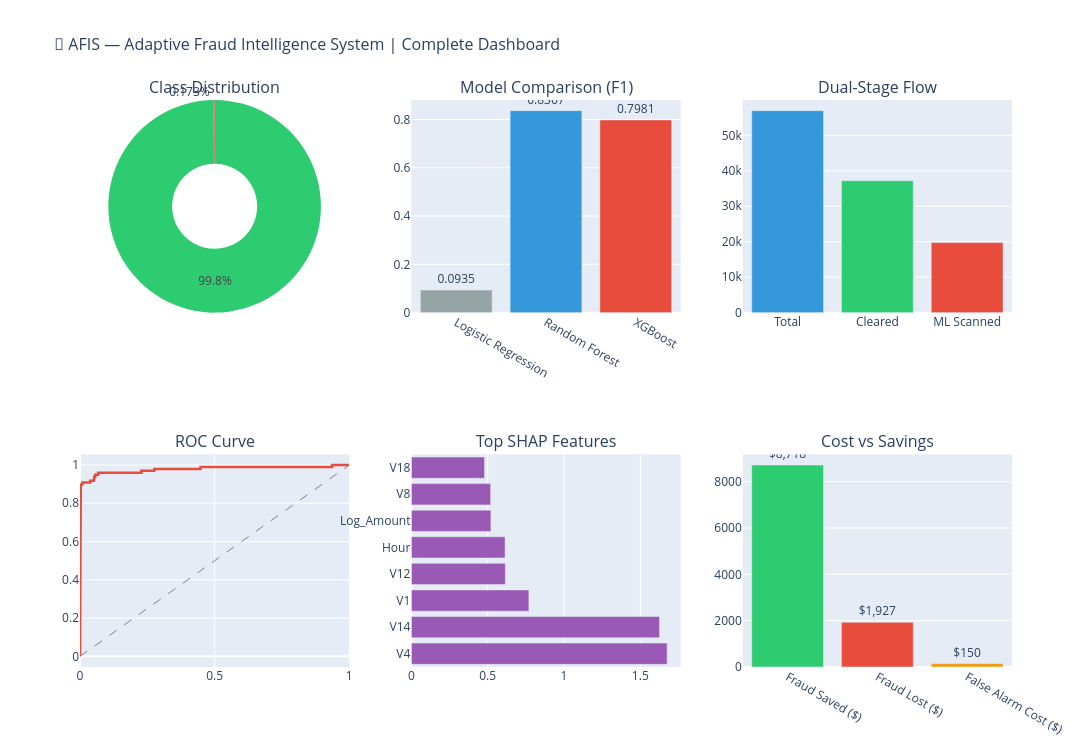

The cell this chart's notebook holds for it:
### Markdown cell above
##  Summary

### Code cell
# ── Final Summary Dashboard ───────────────────────────
fig = make_subplots(
    rows=2, cols=3,
    subplot_titles=[
        'Class Distribution', 'Model Comparison (F1)',
        'Dual-Stage Flow', 'ROC Curve',
        'Top SHAP Features', 'Cost vs Savings'
    ],
    specs=[
        [{'type':'pie'}, {'type':'bar'}, {'type':'bar'}],
        [{'type':'scatter'}, {'type':'bar'}, {'type':'bar'}]
    ]
)

# 1. Pie
fig.add_trace(go.Pie(
    labels=['Legitimate', 'Fraud'],
    values=df['Class'].value_counts().values,
    marker_colors=['#2ecc71', '#e74c3c'],
    hole=0.4
), row=1, col=1)

# 2. Model F1 comparison
fig.add_trace(go.Bar(
    x=list(results.keys()),
    y=[r['f1'] for r in results.values()],
    marker_color=['#95a5a6', '#3498db', '#e74c3c'],
    text=[f"{r['f1']:.4f}" for r in results.values()],
    textposition='outside'
), row=1, col=2)

# 3. Pipeline flow
fig.add_trace(go.Bar(
    x=['Total', 'Cleared', 'ML Scanned'],
    y=[pipeline_results['n_total'], pipeline_results['n_cleared'], pipeline_results['n_flagged']],
    marker_color=['#3498db', '#2ecc71', '#e74c3c']
), row=1, col=3)

# 4. ROC curve
fpr, tpr, _ = roc_curve(y_test, best_y_proba)
fig.add_trace(go.Scatter(
    x=fpr, y=tpr, mode='lines',
    name=f'AUC={auc_val:.4f}',
    line=dict(color='#e74c3c', width=2.5)
), row=2, col=1)
fig.add_trace(go.Scatter(
    x=[0,1], y=[0,1], mode='lines',
    line=dict(color='gray', dash='dash', width=1)
), row=2, col=1)

# 5. Top SHAP features
mean_shap   = np.abs(shap_values).mean(axis=0)
shap_df     = pd.DataFrame({'feature': feature_names, 'importance': mean_shap})
shap_top    = shap_df.sort_values('importance', ascending=False).head(8)
fig.add_trace(go.Bar(
    x=shap_top['importance'], y=shap_top['feature'],
    orientation='h', marker_color='#9b59b6'
), row=2, col=2)

# 6. Cost vs Savings
fig.add_trace(go.Bar(
    x=['Fraud Saved ($)', 'Fraud Lost ($)', 'False Alarm Cost ($)'],
    y=[tp_saved, fn_cost, fp_cost],
    marker_color=['#2ecc71', '#e74c3c', '#f39c12'],
    text=[f'${v:,.0f}' for v in [tp_saved, fn_cost, fp_cost]],
    textposition='outside'
), row=2, col=3)

fig.update_layout(
    height=750, width=1200, showlegend=False,
    title_text='🔴 AFIS — Adaptive Fraud Intelligence System | Complete Dashboard',
    title_font_size=16
)
fig.show()

print(" Dashboard rendered!")

### Figure 1 — Plotly figure (JSON) as saved in the notebook; plotly's stock layout.template omitted (floating-point values rounded to 4 significant figures; data arrays with more than 128 entries replaced by an {"elided": "..."} marker saying what was removed)
{"data": [{"domain": {"x": [0, 0.2889], "y": [0.625, 1]}, "hole": 0.4, "labels": ["Legitimate", "Fraud"], "marker": {"colors": ["#2ecc71", "#e74c3c"]}, "type": "pie", "values": [284315, 492]}, {"marker": {"color": ["#95a5a6", "#3498db", "#e74c3c"]}, "text": ["0.0935", "0.8367", "0.7981"], "textposition": "outside", "type": "bar", "x": ["Logistic Regression", "Random Forest", "XGBoost"], "xaxis": "x", "y": [0.09351, 0.8367, 0.7981], "yaxis": "y"}, {"marker": {"color": ["#3498db", "#2ecc71", "#e74c3c"]}, "type": "bar", "x": ["Total", "Cleared", "ML Scanned"], "xaxis": "x2", "y": [56962, 37209, 19753], "yaxis": "y2"}, {"line": {"color": "#e74c3c", "width": 2.5}, "mode": "lines", "name": "AUC=0.9778", "type": "scatter", "x": {"elided": "1157 float values"}, "xaxis": "x3", "y": {"elided": "1157 float values"}, "yaxis": "y3"}, {"line": {"color": "gray", "dash": "dash", "width": 1}, "mode": "lines", "type": "scatter", "x": [0, 1], "xaxis": "x3", "y": [0, 1], "yaxis": "y3"}, {"marker": {"color": "#9b59b6"}, "orientation": "h", "type": "bar", "x": [1.676, 1.626, 0.7699, 0.6157, 0.614, 0.5211, 0.5193, 0.4791], "xaxis": "x4", "y": ["V4", "V14", "V1", "V12", "Hour", "Log_Amount", "V8", "V18"], "yaxis": "y4"}, {"marker": {"color": ["#2ecc71", "#e74c3c", "#f39c12"]}, "text": ["$8,718", "$1,927", "$150"], "textposition": "outside", "type": "bar", "x": ["Fraud Saved ($)", "Fraud Lost ($)", "False Alarm Cost ($)"], "xaxis": "x5", "y": [8718.0, 1927.0, 150], "yaxis": "y5"}], "layout": {"annotations": [{"font": {"size": 16}, "showarrow": false, "text": "Class Distribution", "x": 0.1444, "xanchor": "center", "xref": "paper", "y": 1, "yanchor": "bottom", "yref": "paper"}, {"font": {"size": 16}, "showarrow": false, "text": "Model Comparison (F1)", "x": 0.5, "xanchor": "center", "xref": "paper", "y": 1, "yanchor": "bottom", "yref": "paper"}, {"font": {"size": 16}, "showarrow": false, "text": "Dual-Stage Flow", "x": 0.8556, "xanchor": "center", "xref": "paper", "y": 1, "yanchor": "bottom", "yref": "paper"}, {"font": {"size": 16}, "showarrow": false, "text": "ROC Curve", "x": 0.1444, "xanchor": "center", "xref": "paper", "y": 0.375, "yanchor": "bottom", "yref": "paper"}, {"font": {"size": 16}, "showarrow": false, "text": "Top SHAP Features", "x": 0.5, "xanchor": "center", "xref": "paper", "y": 0.375, "yanchor": "bottom", "yref": "paper"}, {"font": {"size": 16}, "showarrow": false, "text": "Cost vs Savings", "x": 0.8556, "xanchor": "center", "xref": "paper", "y": 0.375, "yanchor": "bottom", "yref": "paper"}], "height": 750, "showlegend": false, "title": {"font": {"size": 16}, "text": "🔴 AFIS — Adaptive Fraud Intelligence System | Complete Dashboard"}, "width": 1200, "xaxis": {"anchor": "y", "domain": [0.3556, 0.6444]}, "xaxis2": {"anchor": "y2", "domain": [0.7111, 1]}, "xaxis3": {"anchor": "y3", "domain": [0, 0.2889]}, "xaxis4": {"anchor": "y4", "domain": [0.3556, 0.6444]}, "xaxis5": {"anchor": "y5", "domain": [0.7111, 1]}, "yaxis": {"anchor": "x", "domain": [0.625, 1]}, "yaxis2": {"anchor": "x2", "domain": [0.625, 1]}, "yaxis3": {"anchor": "x3", "domain": [0, 0.375]}, "yaxis4": {"anchor": "x4", "domain": [0, 0.375]}, "yaxis5": {"anchor": "x5", "domain": [0, 0.375]}}}
